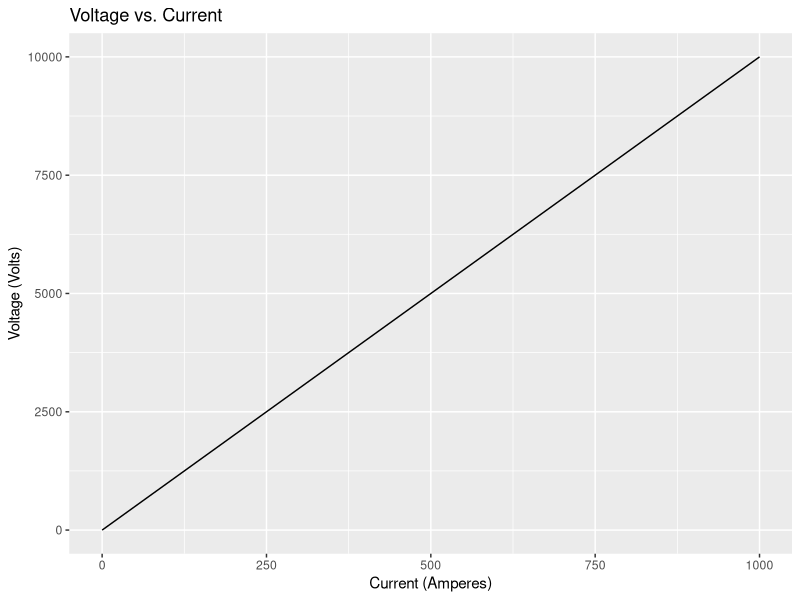

The R script that drew this image:
## ---- chunk 1
# Creating my dataframe

# For this dataframe we will make a table with six voltage values and six current values. The dataframe will have a V column and an I column, and six rows.


library(dplyr) # Load the dplyr library to use the tibble function.
dataframe <- # Assigns what is calculated by the tibble function to our dataframe.
  tibble( # Calls the tibble function
    R = rep(10, each = 6),
    I = seq(0, 1000, by = 200)
  ) 


## ---- chunk 2
# Calculating V

dataframe$V <- dataframe$I*dataframe$R

# Checking my dataframe is correct

dataframe # Prints dataframe

# R = V/I graph

library(ggplot2) # Loads ggplot2 library which allows us to use the ggplot function, which creates graphs. 
VI_graph <- dataframe %>% 
  ggplot() + aes(x = I, y = V) + geom_line() + labs(title="Voltage vs. Current",
        x ="Current (Amperes)", y = "Voltage (Volts)")# Calls ggplot function, establishes values to be used for x axis and y axis, establishes that you want a line plot, and defines the graph's labels. If you wrote geom_point() you would get a scatter plot.

print (VI_graph)

